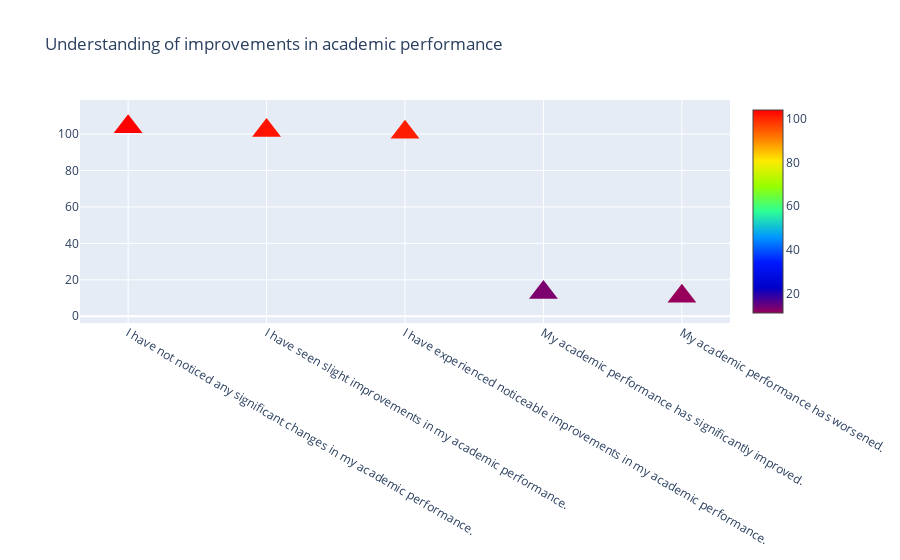

The notebook cell this image was saved under:
### Markdown cell above
### Testing A Different Type of Chart for the Data

### Code cell
# Specify the column name
column_name_3 = 'Have you noticed any improvements in your academic performance since participating in SEO?'

# Get the value counts for the responses
cnt_srs_3 = df[column_name_3].value_counts()

trace = go.Scatter(
    x=cnt_srs_3.index,
    y=cnt_srs_3.values,
    mode='markers',
    marker=dict(
        symbol='triangle-up',
        sizemode='diameter',
        sizeref=3,
        size=25,
        color=cnt_srs_3.values,
        colorscale='Rainbow',
        showscale=True
    ),
)

layout = go.Layout(
    title='Understanding of improvements in academic performance',
)

data = [trace]
fig = go.Figure(data=data, layout=layout)

# Display the chart
fig.show()

# Save the chart as a JPEG file
fig.write_image("academic_performance_improvements.jpeg")

# Optionally, you can also print the top responses
top_responses = cnt_srs_3.head()
print("Top Responses:")
print(top_responses)

### Figure 1 — Plotly figure (JSON) as saved in the notebook; plotly's stock layout.template omitted (floating-point values rounded to 4 significant figures)
{"data": [{"marker": {"color": [104, 102, 101, 13, 11], "colorscale": [[0, "rgb(150,0,90)"], [0.125, "rgb(0,0,200)"], [0.25, "rgb(0,25,255)"], [0.375, "rgb(0,152,255)"], [0.5, "rgb(44,255,150)"], [0.625, "rgb(151,255,0)"], [0.75, "rgb(255,234,0)"], [0.875, "rgb(255,111,0)"], [1, "rgb(255,0,0)"]], "showscale": true, "size": 25, "sizemode": "diameter", "sizeref": 3, "symbol": "triangle-up"}, "mode": "markers", "type": "scatter", "x": ["I have not noticed any significant changes in my academic performance.", "I have seen slight improvements in my academic performance.", "I have experienced noticeable improvements in my academic performance.", "My academic performance has significantly improved.", "My academic performance has worsened."], "y": [104, 102, 101, 13, 11]}], "layout": {"autosize": true, "title": {"text": "Understanding of improvements in academic performance"}, "xaxis": {"autorange": true, "range": [-0.3152, 4.315], "type": "category"}, "yaxis": {"autorange": true, "range": [-55.44, 170.4], "type": "linear"}}}
